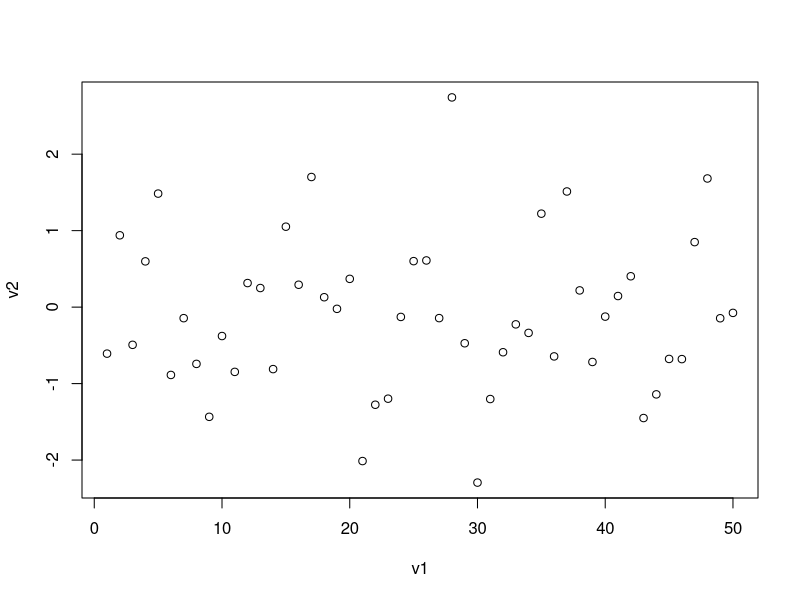
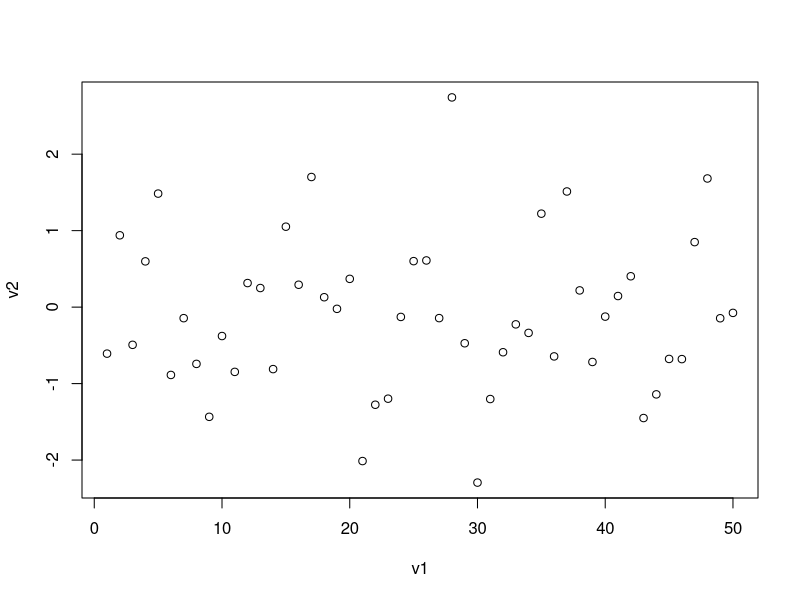
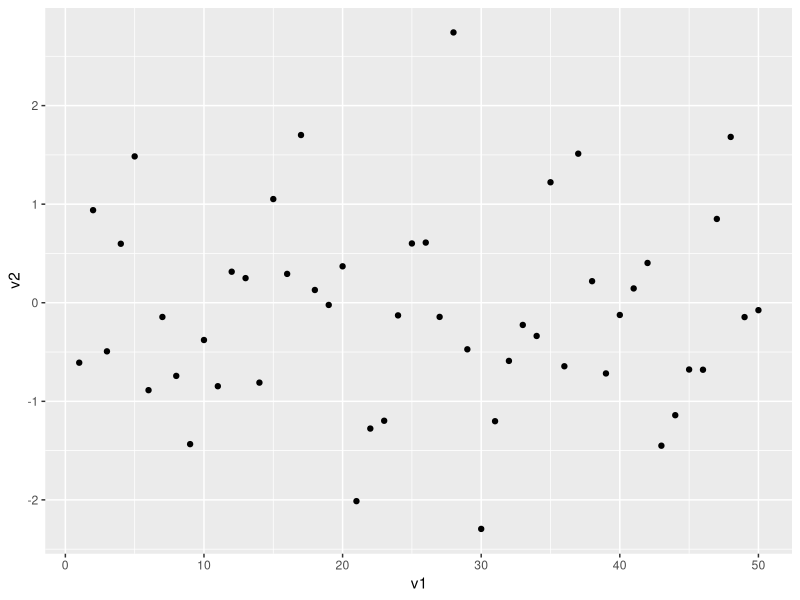

Reproduce these figures in R, in order.
##################### PART 1 #######################

# 1. Enter data ------------------------------------
data1 = c(2.5, 3.11, 4.98, 10.2, 17.7, 18.6, 19.9) # this is a vector
data1
# Use command + enter or control + center to run the line of code
# The assignment operator is "=", you can also use "<-". 
data3 = 1:100
data3

# 2. Use a function ---------------------------------
mean(data1)
median(data1)
var(data1)
sd(data1)
length(data1)
max(data1)
min(data1)

#If you don't know what a function does, use "?function_name"
#R documentation will pop up in one of the windows. 
?max   #for example


# 3. Index ------------------------------------------
data1[2:4]  # the 2rd to 4th elements in data1
data1[-1]   # every element except the 1st element


# 4. Selecting data that meet requirements  ---------- 
which(data1 == 18.6)  # the index of 18.6 is returned
which(data1 != 18.6) 

data1[data1 > 10]  # the elements greater than 10 are returned
sum(data1 > 10)  # the number of elements greater than 10


# 5. Vector operations --------------------------------
data1*10
data1 + 2
data1^2
log(data1)

# R can apply the operations to every element of the vector
# which means that you don't need to use a loop



# 6. Basic plot --------------------------------------
v1 = 1:50
v2 = rnorm(n = 50, mean = 0, sd = 1)  # generate 50 number from Normal distribution
# There are two ways to plot:
# You can define what x and y axis:
plot(x = v1, y = v2)
# The second way is to define a formula
plot(v2~v1)

# 7. R packages/libraries ----------------------------
# All the functions you have used in #1~#6 come with R. 
# Sometimes you may wish to use functions or datasets 
# from additional packages/libraries. 
  
# For example, you may wish to use ggplot2 for more beautiful plots
library(ggplot2)  # OR require(ggplot2)

# If you see an error message telling you "there is no package...", 
# please install the package using the code below:
install.packages('ggplot2') 
# choose "n", when asked "Do you want to install from sources ...."

# qplot is a function in ggplot2
qplot(x = v1, y = v2)


